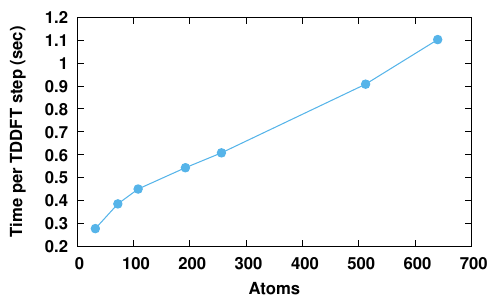

Here is the gnuplot script that generated this plot:
set term pdf font "Helvetica Bold, 18" linewidth 1.5
set output "weak.pdf"

set style data linespoints

set key invert reverse top

set xlabel 'Atoms'
set ylabel 'Time per TDDFT step (sec)'

#set log x
#set log y

plot 'weak.dat' u 1:($2) t '' lt 7 lc 3, \
;

